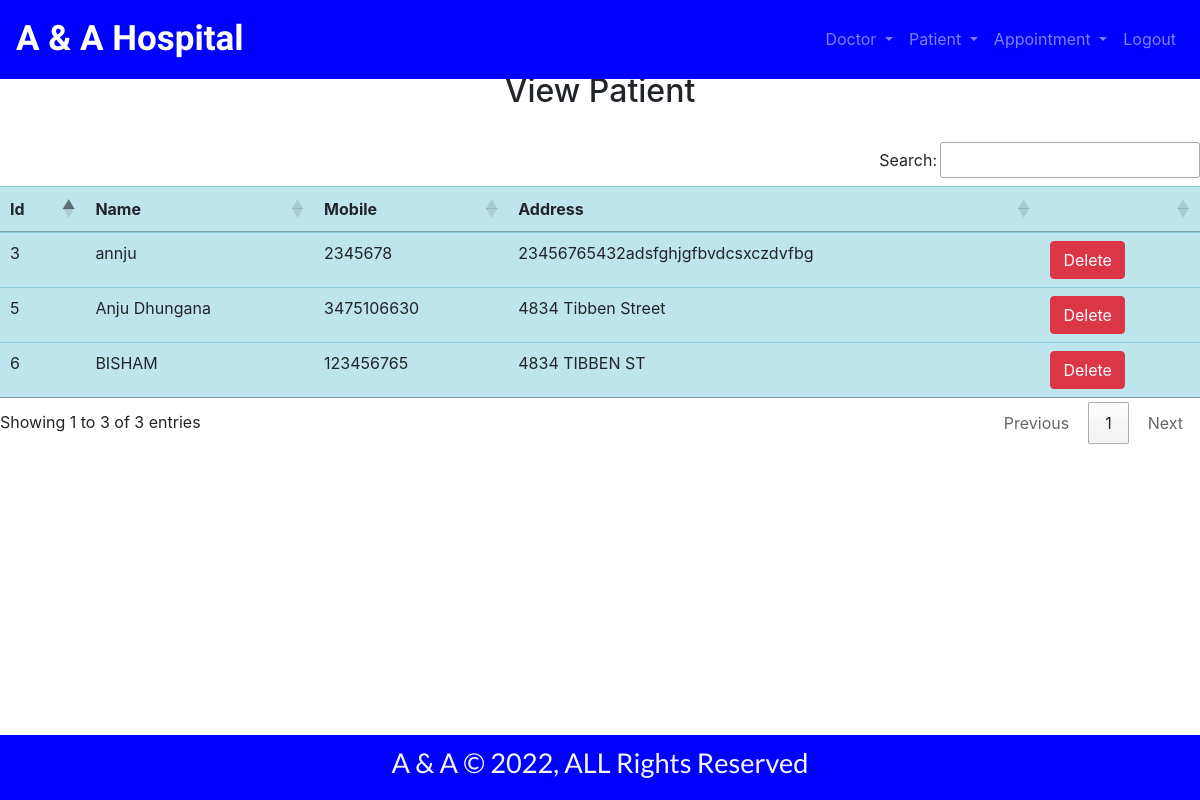
Before: /view_patient/ (signed in) with the older database file.
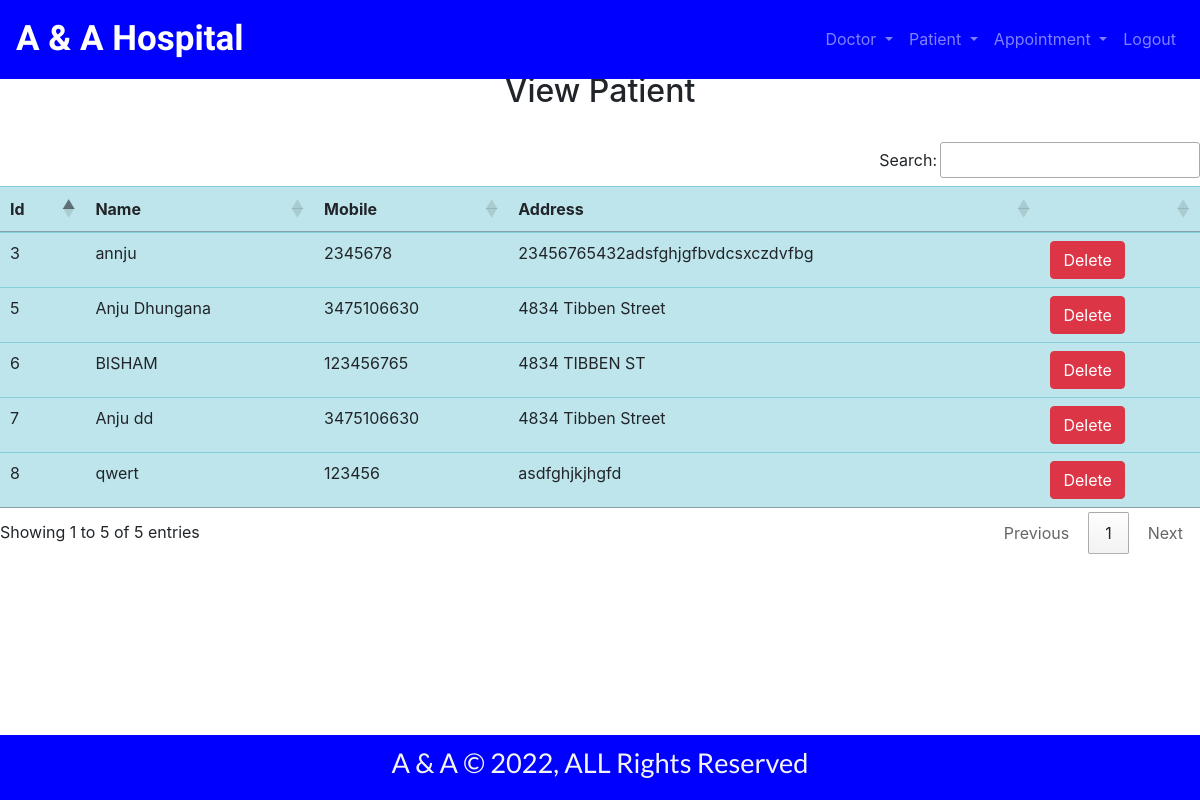
After: the same page with the newer database file.
### hospital/models.py (models this page shows, shortened)
class Patient(models.Model):
    name = models.CharField(max_length=50)
    mobile = models.IntegerField(null=True)
    address = models.TextField()

### hospital/views.py (the view)
# urls.py: path('view_patient/',View_Patient,name='view_patient'),
def View_Patient(request):
    if not request.user.is_staff:
        return redirect('login')
    pat = Patient.objects.all()
    d = {'pat' : pat}
    return render(request, 'view_patient.html', d)

### hospital/templates/view_patient.html (shortened to what this page needs)
{% include 'base.html' %}
{% include 'navigation.html' %}
{%block content%}
<div>
    <h2 class="text-center">View Patient</h2>
    <br>
    <table id="example" class="table table-info">
        <thead>
            <tr>
                <th>Id</th>
                <th>Name</th>
                <th>Mobile</th>
                <th>Address</th>
                <th></th>
            </tr>
        </thead>
        <tbody>
            {% for i in pat %}
            <tr>
               <td> {{i.id}}</td>
               <td> {{i.name}}</td>
               <td> {{i.mobile}}</td>
               <td> {{i.address}}</td>
               <td><a href="{% url 'delete_patient' i.id %}"
                onclick="return confirm('Are you sure you want to delete?')"class="btn btn-danger">Delete</a></td>
            </tr>
            {% endfor %}
        </tbody>
    </table>
</div>
{%endblock%}
{% include 'footer.html' %}

Changed rows visible on the page:
added Patient: id "7", name "Anju dd", mobile "3475106630", address "4834 Tibben Street"
added Patient: id "8", name "qwert", mobile "123456", address "asdfghjkjhgfd"
Other visible differences:
text written by a page script: "Search: Showing 1 to 3 of 3 entries Previous 1 Next" → "Search: Showing 1 to 5 of 5 entries Previous 1 Next"
